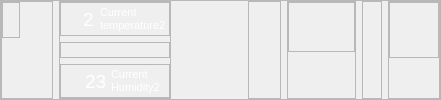
               <widget class="QFrame" name="map_down_3">
                <property name="enabled">
                 <bool>true</bool>
                </property>
                <property name="sizePolicy">
                 <sizepolicy hsizetype="Expanding" vsizetype="Expanding">
                  <horstretch>7</horstretch>
                  <verstretch>5</verstretch>
                 </sizepolicy>
                </property>
                <property name="minimumSize">
                 <size>
                  <width>0</width>
                  <height>87</height>
                 </size>
                </property>
                <property name="styleSheet">
                 <string notr="true">#map_down{


	

	background-color: rgb(0, 0, 0);

	border: none;

}</string>
                </property>
                <property name="inputMethodHints">
                 <set>Qt::ImhNone</set>
                </property>
                <property name="frameShape">
                 <enum>QFrame::StyledPanel</enum>
                </property>
                <property name="frameShadow">
                 <enum>QFrame::Raised</enum>
                </property>
                <layout class="QHBoxLayout" name="horizontalLayout_65">
                 <property name="leftMargin">
                  <number>0</number>
                 </property>
                 <property name="topMargin">
                  <number>0</number>
                 </property>
                 <property name="rightMargin">
                  <number>0</number>
                 </property>
                 <property name="bottomMargin">
                  <number>0</number>
                 </property>
                 <item>
                  <widget class="QFrame" name="frame_21">
                   <property name="sizePolicy">
                    <sizepolicy hsizetype="Expanding" vsizetype="Expanding">
                     <horstretch>6</horstretch>
                     <verstretch>3</verstretch>
                    </sizepolicy>
                   </property>
                   <property name="minimumSize">
                    <size>
                     <width>52</width>
                     <height>16</height>
                    </size>
                   </property>
                   <property name="frameShape">
                    <enum>QFrame::StyledPanel</enum>
                   </property>
                   <property name="frameShadow">
                    <enum>QFrame::Raised</enum>
                   </property>
                   <layout class="QVBoxLayout" name="verticalLayout_8">
                    <property name="leftMargin">
                     <number>0</number>
                    </property>
                    <property name="topMargin">
                     <number>0</number>
                    </property>
                    <property name="rightMargin">
                     <number>32</number>
                    </property>
                    <property name="bottomMargin">
                     <number>0</number>
                    </property>
                    <item>
                     <widget class="QFrame" name="frame_22">
                      <property name="sizePolicy">
                       <sizepolicy hsizetype="Expanding" vsizetype="Expanding">
                        <horstretch>0</horstretch>
                        <verstretch>2</verstretch>
                       </sizepolicy>
                      </property>
                      <property name="frameShape">
                       <enum>QFrame::StyledPanel</enum>
                      </property>
                      <property name="frameShadow">
                       <enum>QFrame::Raised</enum>
                      </property>
                     </widget>
                    </item>
                    <item>
                     <widget class="QPushButton" name="coler_right_6">
                      <property name="sizePolicy">
                       <sizepolicy hsizetype="Expanding" vsizetype="Expanding">
                        <horstretch>3</horstretch>
                        <verstretch>3</verstretch>
                       </sizepolicy>
                      </property>
                      <property name="minimumSize">
                       <size>
                        <width>44</width>
                        <height>16</height>
                       </size>
                      </property>
                      <property name="styleSheet">
                       <string notr="true">
	
	
	
	
image: url(:/images/images/phptps/alarm off-01.svg);
	background-repeat: none;


	border:none;

</string>
                      </property>
                      <property name="text">
                       <string/>
                      </property>
                     </widget>
                    </item>
                   </layout>
                  </widget>
                 </item>
                 <item>
                  <widget class="QFrame" name="frame_132">
                   <property name="sizePolicy">
                    <sizepolicy hsizetype="Expanding" vsizetype="Expanding">
                     <horstretch>17</horstretch>
                     <verstretch>4</verstretch>
                    </sizepolicy>
                   </property>
                   <property name="minimumSize">
                    <size>
                     <width>99</width>
                     <height>82</height>
                    </size>
                   </property>
                   <property name="maximumSize">
                    <size>
                     <width>16777215</width>
                     <height>16777215</height>
                    </size>
                   </property>
                   <property name="frameShape">
                    <enum>QFrame::StyledPanel</enum>
                   </property>
                   <property name="frameShadow">
                    <enum>QFrame::Raised</enum>
                   </property>
                   <layout class="QVBoxLayout" name="verticalLayout_87">
                    <property name="leftMargin">
                     <number>0</number>
                    </property>
                    <property name="topMargin">
                     <number>0</number>
                    </property>
                    <property name="rightMargin">
                     <number>0</number>
                    </property>
                    <property name="bottomMargin">
                     <number>0</number>
                    </property>
                    <item>
                     <widget class="QFrame" name="frame_150">
                      <property name="sizePolicy">
                       <sizepolicy hsizetype="Expanding" vsizetype="Expanding">
                        <horstretch>3</horstretch>
                        <verstretch>2</verstretch>
                       </sizepolicy>
                      </property>
                      <property name="minimumSize">
                       <size>
                        <width>0</width>
                        <height>29</height>
                       </size>
                      </property>
                      <property name="styleSheet">
                       <string notr="true">#frame_122{
	border:none;


}</string>
                      </property>
                      <property name="frameShape">
                       <enum>QFrame::StyledPanel</enum>
                      </property>
                      <property name="frameShadow">
                       <enum>QFrame::Raised</enum>
                      </property>
                      <layout class="QHBoxLayout" name="horizontalLayout_135">
                       <property name="leftMargin">
                        <number>0</number>
                       </property>
                       <property name="topMargin">
                        <number>0</number>
                       </property>
                       <property name="rightMargin">
                        <number>0</number>
                       </property>
                       <property name="bottomMargin">
                        <number>0</number>
                       </property>
                       <item>
                        <widget class="QLabel" name="temp_image_down_60">
                         <property name="sizePolicy">
                          <sizepolicy hsizetype="Expanding" vsizetype="Expanding">
                           <horstretch>2</horstretch>
                           <verstretch>5</verstretch>
                          </sizepolicy>
                         </property>
                         <property name="minimumSize">
                          <size>
                           <width>16</width>
                           <height>23</height>
                          </size>
                         </property>
                         <property name="styleSheet">
                          <string notr="true">
image: url(:/images/phptps/temp-02-02.svg);
</string>
                         </property>
                         <property name="text">
                          <string/>
                         </property>
                        </widget>
                       </item>
                       <item alignment="Qt::AlignHCenter">
                        <widget class="QLabel" name="temp_down_49">
                         <property name="sizePolicy">
                          <sizepolicy hsizetype="Expanding" vsizetype="Expanding">
                           <horstretch>3</horstretch>
                           <verstretch>7</verstretch>
                          </sizepolicy>
                         </property>
                         <property name="minimumSize">
                          <size>
                           <width>11</width>
                           <height>18</height>
                          </size>
                         </property>
                         <property name="font">
                          <font>
                           <pointsize>-1</pointsize>
                           <weight>50</weight>
                           <italic>false</italic>
                           <bold>false</bold>
                          </font>
                         </property>
                         <property name="styleSheet">
                          <string notr="true">#temp_down_49{
	 color: white;
   	font:19px;

}


</string>
                         </property>
                         <property name="text">
                          <string>23</string>
                         </property>
                         <property name="textFormat">
                          <enum>Qt::PlainText</enum>
                         </property>
                         <property name="wordWrap">
                          <bool>false</bool>
                         </property>
                         <property name="margin">
                          <number>0</number>
                         </property>
                         <property name="openExternalLinks">
                          <bool>false</bool>
                         </property>
                        </widget>
                       </item>
                       <item>
                        <widget class="QLabel" name="curent_temp_label_53">
                         <property name="sizePolicy">
                          <sizepolicy hsizetype="Expanding" vsizetype="Expanding">
                           <horstretch>9</horstretch>
                           <verstretch>3</verstretch>
                          </sizepolicy>
                         </property>
                         <property name="minimumSize">
                          <size>
                           <width>72</width>
                           <height>29</height>
                          </size>
                         </property>
                         <property name="font">
                          <font>
                           <pointsize>8</pointsize>
                          </font>
                         </property>
                         <property name="styleSheet">
                          <string notr="true">
	
	color: white;
	
</string>
                         </property>
                         <property name="text">
                          <string>Current 
temperature2</string>
                         </property>
                        </widget>
                       </item>
                      </layout>
                     </widget>
                    </item>
                    <item>
                     <widget class="QFrame" name="temp_linne_down_20">
                      <property name="sizePolicy">
                       <sizepolicy hsizetype="Expanding" vsizetype="Fixed">
                        <horstretch>9</horstretch>
                        <verstretch>1</verstretch>
                       </sizepolicy>
                      </property>
                      <property name="minimumSize">
                       <size>
                        <width>0</width>
                        <height>0</height>
                       </size>
                      </property>
                      <property name="styleSheet">
                       <string notr="true">#temp_linne_down{
	
	
	border:none;
	
	
	
	
	
	
}</string>
                      </property>
                      <property name="frameShape">
                       <enum>QFrame::StyledPanel</enum>
                      </property>
                      <property name="frameShadow">
                       <enum>QFrame::Raised</enum>
                      </property>
                      <layout class="QVBoxLayout" name="verticalLayout_93">
                       <property name="spacing">
                        <number>6</number>
                       </property>
                       <property name="leftMargin">
                        <number>0</number>
                       </property>
                       <property name="topMargin">
                        <number>0</number>
                       </property>
                       <property name="rightMargin">
                        <number>0</number>
                       </property>
                       <property name="bottomMargin">
                        <number>0</number>
                       </property>
                       <item>
                        <widget class="QLabel" name="line_temp_18">
                         <property name="sizePolicy">
                          <sizepolicy hsizetype="Expanding" vsizetype="Fixed">
                           <horstretch>7</horstretch>
                           <verstretch>6</verstretch>
                          </sizepolicy>
                         </property>
                         <property name="minimumSize">
                          <size>
                           <width>84</width>
                           <height>3</height>
                          </size>
                         </property>
                         <property name="styleSheet">
                          <string notr="true">
	
	border:none;
	
	image: url(:/images/phptps/line kutah-02-02.svg);

</string>
                         </property>
                         <property name="text">
                          <string/>
                         </property>
                         <property name="indent">
                          <number>-1</number>
                         </property>
                         <property name="textInteractionFlags">
                          <set>Qt::LinksAccessibleByMouse</set>
                         </property>
                        </widget>
                       </item>
                      </layout>
                     </widget>
                    </item>
                    <item>
                     <widget class="QFrame" name="frame_151">
                      <property name="sizePolicy">
                       <sizepolicy hsizetype="Expanding" vsizetype="Expanding">
                        <horstretch>3</horstretch>
                        <verstretch>2</verstretch>
                       </sizepolicy>
                      </property>
                      <property name="minimumSize">
                       <size>
                        <width>0</width>
                        <height>31</height>
                       </size>
                      </property>
                      <property name="styleSheet">
                       <string notr="true">#frame_10{

	border:none;
	

}</string>
                      </property>
                      <property name="frameShape">
                       <enum>QFrame::StyledPanel</enum>
                      </property>
                      <property name="frameShadow">
                       <enum>QFrame::Raised</enum>
                      </property>
                      <layout class="QHBoxLayout" name="horizontalLayout_137">
                       <property name="leftMargin">
                        <number>0</number>
                       </property>
                       <property name="topMargin">
                        <number>0</number>
                       </property>
                       <property name="rightMargin">
                        <number>0</number>
                       </property>
                       <property name="bottomMargin">
                        <number>0</number>
                       </property>
                       <item>
                        <widget class="QLabel" name="temp_image_down_62">
                         <property name="sizePolicy">
                          <sizepolicy hsizetype="Expanding" vsizetype="Expanding">
                           <horstretch>2</horstretch>
                           <verstretch>5</verstretch>
                          </sizepolicy>
                         </property>
                         <property name="minimumSize">
                          <size>
                           <width>18</width>
                           <height>16</height>
                          </size>
                         </property>
                         <property name="styleSheet">
                          <string notr="true">#temp_image_down_62{

	image: url(:/images/phptps/humudity-02-02.svg);
	
}
</string>
                         </property>
                         <property name="text">
                          <string/>
                         </property>
                        </widget>
                       </item>
                       <item alignment="Qt::AlignHCenter">
                        <widget class="QLabel" name="temp_down_51">
                         <property name="sizePolicy">
                          <sizepolicy hsizetype="Expanding" vsizetype="Expanding">
                           <horstretch>3</horstretch>
                           <verstretch>2</verstretch>
                          </sizepolicy>
                         </property>
                         <property name="minimumSize">
                          <size>
                           <width>11</width>
                           <height>16</height>
                          </size>
                         </property>
                         <property name="font">
                          <font>
                           <pointsize>-1</pointsize>
                           <weight>50</weight>
                           <italic>false</italic>
                           <bold>false</bold>
                          </font>
                         </property>
                         <property name="styleSheet">
                          <string notr="true">#temp_down_51{
	 color: white;
   	font:19px;

}


</string>
                         </property>
                         <property name="text">
                          <string>23</string>
                         </property>
                         <property name="textFormat">
                          <enum>Qt::PlainText</enum>
                         </property>
                         <property name="wordWrap">
                          <bool>false</bool>
                         </property>
                         <property name="margin">
                          <number>0</number>
                         </property>
                         <property name="openExternalLinks">
                          <bool>false</bool>
                         </property>
                        </widget>
                       </item>
                       <item>
                        <widget class="QLabel" name="curent_temp_label_54">
                         <property name="sizePolicy">
                          <sizepolicy hsizetype="Expanding" vsizetype="Expanding">
                           <horstretch>9</horstretch>
                           <verstretch>2</verstretch>
                          </sizepolicy>
                         </property>
                         <property name="minimumSize">
                          <size>
                           <width>54</width>
                           <height>28</height>
                          </size>
                         </property>
                         <property name="font">
                          <font>
                           <pointsize>8</pointsize>
                          </font>
                         </property>
                         <property name="tabletTracking">
                          <bool>false</bool>
                         </property>
                         <property name="focusPolicy">
                          <enum>Qt::NoFocus</enum>
                         </property>
                         <property name="styleSheet">
                          <string notr="true">
	
	color: white;
	
</string>
                         </property>
                         <property name="text">
                          <string>Current 
Humidity2</string>
                         </property>
                        </widget>
                       </item>
                      </layout>
                     </widget>
                    </item>
                   </layout>
                  </widget>
                 </item>
                 <item>
                  <widget class="QFrame" name="frame_4">
                   <property name="sizePolicy">
                    <sizepolicy hsizetype="Expanding" vsizetype="Preferred">
                     <horstretch>0</horstretch>
                     <verstretch>0</verstretch>
                    </sizepolicy>
                   </property>
                   <property name="frameShape">
                    <enum>QFrame::StyledPanel</enum>
                   </property>
                   <property name="frameShadow">
                    <enum>QFrame::Raised</enum>
                   </property>
                  </widget>
                 </item>
                 <item>
                  <widget class="QPushButton" name="smok_down_3">
                   <property name="sizePolicy">
                    <sizepolicy hsizetype="Expanding" vsizetype="Expanding">
                     <horstretch>9</horstretch>
                     <verstretch>9</verstretch>
                    </sizepolicy>
                   </property>
                   <property name="minimumSize">
                    <size>
                     <width>52</width>
                     <height>43</height>
                    </size>
                   </property>
                   <property name="font">
                    <font>
                     <pointsize>8</pointsize>
                    </font>
                   </property>
                   <property name="styleSheet">
                    <string notr="true">
	
	image: url(:/images/phptps/smoke off-01.svg);
	background-repeat: none;

		
margin-top:35;
	border:none;
</string>
                   </property>
                   <property name="text">
                    <string notr="true"/>
                   </property>
                   <property name="autoDefault">
                    <bool>false</bool>
                   </property>
                   <property name="default">
                    <bool>false</bool>
                   </property>
                   <property name="flat">
                    <bool>false</bool>
                   </property>
                  </widget>
                 </item>
                 <item>
                  <widget class="QFrame" name="frame_124">
                   <property name="sizePolicy">
                    <sizepolicy hsizetype="Expanding" vsizetype="Expanding">
                     <horstretch>5</horstretch>
                     <verstretch>6</verstretch>
                    </sizepolicy>
                   </property>
                   <property name="minimumSize">
                    <size>
                     <width>13</width>
                     <height>0</height>
                    </size>
                   </property>
                   <property name="maximumSize">
                    <size>
                     <width>136</width>
                     <height>16777215</height>
                    </size>
                   </property>
                   <property name="styleSheet">
                    <string notr="true">#frame_7{
	border:none;

	

}</string>
                   </property>
                   <property name="frameShape">
                    <enum>QFrame::StyledPanel</enum>
                   </property>
                   <property name="frameShadow">
                    <enum>QFrame::Raised</enum>
                   </property>
                   <layout class="QHBoxLayout" name="horizontalLayout_69"/>
                  </widget>
                 </item>
                 <item>
                  <widget class="QFrame" name="frame_17">
                   <property name="minimumSize">
                    <size>
                     <width>67</width>
                     <height>29</height>
                    </size>
                   </property>
                   <property name="frameShape">
                    <enum>QFrame::StyledPanel</enum>
                   </property>
                   <property name="frameShadow">
                    <enum>QFrame::Raised</enum>
                   </property>
                   <layout class="QVBoxLayout" name="verticalLayout_5">
                    <property name="leftMargin">
                     <number>0</number>
                    </property>
                    <property name="topMargin">
                     <number>0</number>
                    </property>
                    <property name="rightMargin">
                     <number>0</number>
                    </property>
                    <property name="bottomMargin">
                     <number>0</number>
                    </property>
                    <item>
                     <widget class="QFrame" name="frame_18">
                      <property name="sizePolicy">
                       <sizepolicy hsizetype="Expanding" vsizetype="Expanding">
                        <horstretch>0</horstretch>
                        <verstretch>5</verstretch>
                       </sizepolicy>
                      </property>
                      <property name="frameShape">
                       <enum>QFrame::StyledPanel</enum>
                      </property>
                      <property name="frameShadow">
                       <enum>QFrame::Raised</enum>
                      </property>
                     </widget>
                    </item>
                    <item>
                     <widget class="QPushButton" name="light_down_5">
                      <property name="sizePolicy">
                       <sizepolicy hsizetype="Expanding" vsizetype="Expanding">
                        <horstretch>3</horstretch>
                        <verstretch>4</verstretch>
                       </sizepolicy>
                      </property>
                      <property name="minimumSize">
                       <size>
                        <width>67</width>
                        <height>29</height>
                       </size>
                      </property>
                      <property name="font">
                       <font>
                        <pointsize>8</pointsize>
                       </font>
                      </property>
                      <property name="styleSheet">
                       <string notr="true">
	
	
	
		background-repeat: none;
image: url(:/images/phptps/lamp-02-02.svg);
	
	
	border:none;
</string>
                      </property>
                      <property name="text">
                       <string notr="true"/>
                      </property>
                      <property name="autoDefault">
                       <bool>false</bool>
                      </property>
                      <property name="default">
                       <bool>false</bool>
                      </property>
                      <property name="flat">
                       <bool>false</bool>
                      </property>
                     </widget>
                    </item>
                   </layout>
                  </widget>
                 </item>
                 <item>
                  <widget class="QFrame" name="frame_2">
                   <property name="sizePolicy">
                    <sizepolicy hsizetype="Expanding" vsizetype="Preferred">
                     <horstretch>3</horstretch>
                     <verstretch>0</verstretch>
                    </sizepolicy>
                   </property>
                   <property name="frameShape">
                    <enum>QFrame::StyledPanel</enum>
                   </property>
                   <property name="frameShadow">
                    <enum>QFrame::Raised</enum>
                   </property>
                  </widget>
                 </item>
                 <item>
                  <widget class="QFrame" name="frame_19">
                   <property name="sizePolicy">
                    <sizepolicy hsizetype="Expanding" vsizetype="Expanding">
                     <horstretch>3</horstretch>
                     <verstretch>3</verstretch>
                    </sizepolicy>
                   </property>
                   <property name="minimumSize">
                    <size>
                     <width>52</width>
                     <height>16</height>
                    </size>
                   </property>
                   <property name="frameShape">
                    <enum>QFrame::StyledPanel</enum>
                   </property>
                   <property name="frameShadow">
                    <enum>QFrame::Raised</enum>
                   </property>
                   <layout class="QVBoxLayout" name="verticalLayout_6">
                    <property name="leftMargin">
                     <number>0</number>
                    </property>
                    <property name="topMargin">
                     <number>0</number>
                    </property>
                    <property name="rightMargin">
                     <number>0</number>
                    </property>
                    <property name="bottomMargin">
                     <number>0</number>
                    </property>
                    <item>
                     <widget class="QFrame" name="frame_20">
                      <property name="sizePolicy">
                       <sizepolicy hsizetype="Expanding" vsizetype="Expanding">
                        <horstretch>0</horstretch>
                        <verstretch>5</verstretch>
                       </sizepolicy>
                      </property>
                      <property name="frameShape">
                       <enum>QFrame::StyledPanel</enum>
                      </property>
                      <property name="frameShadow">
                       <enum>QFrame::Raised</enum>
                      </property>
                     </widget>
                    </item>
                    <item>
                     <widget class="QPushButton" name="coler_right_5">
                      <property name="sizePolicy">
                       <sizepolicy hsizetype="Expanding" vsizetype="Expanding">
                        <horstretch>3</horstretch>
                        <verstretch>3</verstretch>
                       </sizepolicy>
                      </property>
                      <property name="minimumSize">
                       <size>
                        <width>44</width>
                        <height>16</height>
                       </size>
                      </property>
                      <property name="styleSheet">
                       <string notr="true">
	

		
	
image: url(:/images/phptps/AC-Rait-07.svg);
	background-repeat: none;


	border:none;

</string>
                      </property>
                      <property name="text">
                       <string/>
                      </property>
                     </widget>
                    </item>
                   </layout>
                  </widget>
                 </item>
                </layout>
               </widget>
